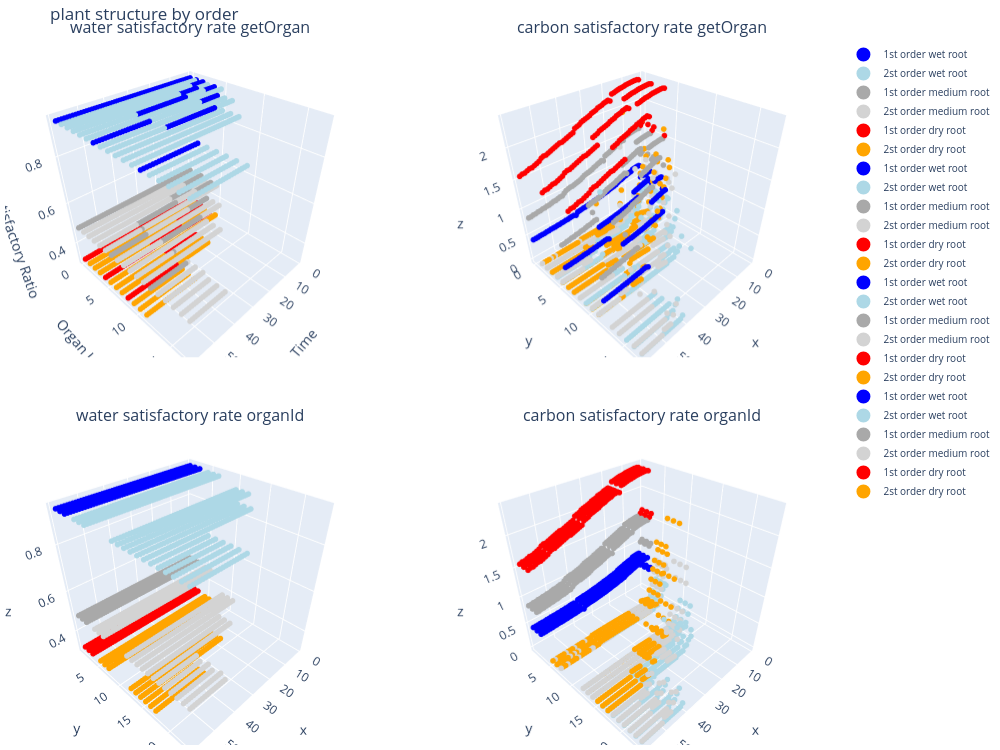

Notebook cell for this chart:
### Code cell
from plotly.subplots import make_subplots
from itertools import cycle

all_trace = []
all_name = ["1st order wet root", "2st order wet root",
            "1st order medium root","2st order medium root",
            "1st order dry root","2st order dry root",
           "1st order wet root", "2st order wet root",
            "1st order medium root","2st order medium root",
            "1st order dry root","2st order dry root",
           "1st order wet root", "2st order wet root",
            "1st order medium root","2st order medium root",
            "1st order dry root","2st order dry root",
           "1st order wet root", "2st order wet root",
            "1st order medium root","2st order medium root",
            "1st order dry root","2st order dry root",]
for j,name in enumerate(name_list[0:3]):
    df = read_filter(name)
    df = df["rw_satis"]
    all_trace.append(df[df["order"] == 1])
    all_trace.append(df[df["order"] == 2])
for j,name in enumerate(name_list[0:3]):
    df = read_filter(name)
    df = df["rw_satis"]
    all_trace.append(df[df["order"] == 1])
    all_trace.append(df[df["order"] == 2])
    
    
for j,name in enumerate(name_list[0:3]):
    df = read_filter(name)
    df = df["c_satis"]
    all_trace.append(df[df["order"] == 1])
    all_trace.append(df[df["order"] == 2])
    
for j,name in enumerate(name_list[0:3]):
    df = read_filter(name)
    df = df["c_satis"]
    all_trace.append(df[df["order"] == 1])
    all_trace.append(df[df["order"] == 2])
fig =  make_subplots(rows=2, cols=2,
                    specs=[[{'is_3d': True},{'is_3d': True} ], [{'is_3d': True}, {'is_3d': True}]],
                    print_grid=False, subplot_titles=["water satisfactory rate getOrgan", 
                                                      
                                                      "carbon satisfactory rate getOrgan",
                                                       "water satisfactory rate organId",
                                                       "carbon satisfactory rate organId"],
                    horizontal_spacing = 0.1,
                     vertical_spacing = 0.1,
                    
                    )
column_list = ["rw_satis","rw_satis","rw_satis","rw_satis","rw_satis","rw_satis",              
               "rw_satis","rw_satis","rw_satis","rw_satis","rw_satis","rw_satis",
                "c_satis","c_satis","c_satis","c_satis" , "c_satis","c_satis","c_satis","c_satis" ,
               "c_satis","c_satis","c_satis","c_satis", "c_satis","c_satis","c_satis","c_satis" ]  
order_list = [1,2,1,2,1,2,
              1,2,1,2,1,2,
              1,2,1,2,1,2,
              1,2,1,2,1,2
             ]

f_row = [1,1,1,1,1,1,
        2,2,2,2,2,2,
        1,1,1,1,1,1,
        2,2,2,2,2,2]
f_column = [1,1,1,1,1,1,
            1,1,1,1,1,1,
            2,2,2,2,2,2, 
            2,2,2,2,2,2,]

organ_name = ["organ_id","organ_id","organ_id","organ_id","organ_id","organ_id",
             "organ_id2","organ_id2","organ_id2","organ_id2","organ_id2","organ_id2",
             "organ_id","organ_id","organ_id","organ_id","organ_id","organ_id",
             "organ_id2","organ_id2","organ_id2","organ_id2","organ_id2","organ_id2",]

color_name = ["blue" ,"lightblue","darkgrey","lightgrey","red","orange",
             "blue" ,"lightblue","darkgrey","lightgrey","red","orange",
              "blue" ,"lightblue","darkgrey","lightgrey","red","orange",
              "blue" ,"lightblue","darkgrey","lightgrey","red","orange",
            
             ]

for j,df in enumerate(all_trace):

#     k = [{"1":"#1f77b4", "2":"#419ede" }, {"1":"#1c2f2f", "2":"#4c7f7f" }, {"1" : "#73141d", "2" : "#de4150"}]
   



    fig.add_trace(
        go.Scatter3d(
            x=df["time"],
            y=df[organ_name[j]],
            z=df[column_list[j]],
#             mode='lines+markers',
            mode='markers',
#             line={"color":cm[df["rw_satis"]], "width" : 8},
            marker=dict(
            color= color_name[j],
            size=3,
            line=dict(
                color=color_name[j],
                width=1)
        ),
            name=all_name[j]
            
     
    ),
           row=f_row[j], col=f_column[j]
    )
        


        
# fig.update_layout(title = 'Locales', width=1950, height=750, plot_bgcolor='rgb(255,255,255)')

scence = dict(
                    xaxis = dict(
                         backgroundcolor="rgb(250, 250, 250)",
                         gridcolor="lightgrey",
                         showbackground=True,
                         zerolinecolor="black",),
                    yaxis = dict(
                        backgroundcolor="rgb(250, 250,250)",
                        gridcolor="lightgrey",
                        showbackground=True,
                        zerolinecolor="black"),
                    zaxis = dict(
                        backgroundcolor="rgb(250, 250,250)",
                        gridcolor="lightgrey",
                        showbackground=True,
                        zerolinecolor="black",),)
# fig.update_layout(scene = scence,
#                     width=700,
#                     margin=dict(
#                     r=10, l=10,
#                     b=10, t=10)
#                   )

# fig.update_layout(scene2 = scence,
#                     width=700,
#                     margin=dict(
#                     r=10, l=10,
#                     b=10, t=10)
#                   )


# fig.update_layout(scene3 = scence,
#                     width=1800,
#                     margin=dict(
#                     r=10, l=10,
#                     b=10, t=10)
#                   )


# camera = dict(
# eye=dict(x=0, y=2, z=0.1))
    

# fig.update_layout(scene_camera=camera)
# fig.update_layout(scene2_camera=camera)
# fig.update_layout(scene3_camera=camera)

fig.update_layout(autosize=True, 
                  legend = {"font" : dict( size= 10 ), "itemsizing" : "constant",},
                  scene = dict(
                    xaxis_title='Time ',
                    yaxis_title='Organ Id',
                    zaxis_title=' Water Satisfactory Ratio'),
                    width=1000,
                    height = 750,

                    margin=dict(r=5, b=5, l=5, t=40), title_text= "plant structure by order")


fig.show()

### Figure 1 — Plotly figure (JSON) as saved in the notebook; plotly's stock layout.template omitted (floating-point values rounded to 4 significant figures; data arrays with more than 128 entries replaced by an {"elided": "..."} marker saying what was removed)
{"data": [{"marker": {"color": "blue", "line": {"color": "blue", "width": 1}, "size": 3}, "mode": "markers", "name": "1st order wet root", "scene": "scene", "type": "scatter3d", "x": {"elided": "177 int values"}, "y": {"elided": "177 int values"}, "z": {"elided": "177 float values"}}, {"marker": {"color": "lightblue", "line": {"color": "lightblue", "width": 1}, "size": 3}, "mode": "markers", "name": "2st order wet root", "scene": "scene", "type": "scatter3d", "x": {"elided": "585 int values"}, "y": {"elided": "585 int values"}, "z": {"elided": "585 float values"}}, {"marker": {"color": "darkgrey", "line": {"color": "darkgrey", "width": 1}, "size": 3}, "mode": "markers", "name": "1st order medium root", "scene": "scene", "type": "scatter3d", "x": {"elided": "177 int values"}, "y": {"elided": "177 int values"}, "z": {"elided": "177 float values"}}, {"marker": {"color": "lightgrey", "line": {"color": "lightgrey", "width": 1}, "size": 3}, "mode": "markers", "name": "2st order medium root", "scene": "scene", "type": "scatter3d", "x": {"elided": "528 int values"}, "y": {"elided": "528 int values"}, "z": {"elided": "528 float values"}}, {"marker": {"color": "red", "line": {"color": "red", "width": 1}, "size": 3}, "mode": "markers", "name": "1st order dry root", "scene": "scene", "type": "scatter3d", "x": {"elided": "177 int values"}, "y": {"elided": "177 int values"}, "z": {"elided": "177 float values"}}, {"marker": {"color": "orange", "line": {"color": "orange", "width": 1}, "size": 3}, "mode": "markers", "name": "2st order dry root", "scene": "scene", "type": "scatter3d", "x": {"elided": "372 int values"}, "y": {"elided": "372 int values"}, "z": {"elided": "372 float values"}}, {"marker": {"color": "blue", "line": {"color": "blue", "width": 1}, "size": 3}, "mode": "markers", "name": "1st order wet root", "scene": "scene3", "type": "scatter3d", "x": {"elided": "177 int values"}, "y": {"elided": "177 int values"}, "z": {"elided": "177 float values"}}, {"marker": {"color": "lightblue", "line": {"color": "lightblue", "width": 1}, "size": 3}, "mode": "markers", "name": "2st order wet root", "scene": "scene3", "type": "scatter3d", "x": {"elided": "585 int values"}, "y": {"elided": "585 int values"}, "z": {"elided": "585 float values"}}, {"marker": {"color": "darkgrey", "line": {"color": "darkgrey", "width": 1}, "size": 3}, "mode": "markers", "name": "1st order medium root", "scene": "scene3", "type": "scatter3d", "x": {"elided": "177 int values"}, "y": {"elided": "177 int values"}, "z": {"elided": "177 float values"}}, {"marker": {"color": "lightgrey", "line": {"color": "lightgrey", "width": 1}, "size": 3}, "mode": "markers", "name": "2st order medium root", "scene": "scene3", "type": "scatter3d", "x": {"elided": "528 int values"}, "y": {"elided": "528 int values"}, "z": {"elided": "528 float values"}}, {"marker": {"color": "red", "line": {"color": "red", "width": 1}, "size": 3}, "mode": "markers", "name": "1st order dry root", "scene": "scene3", "type": "scatter3d", "x": {"elided": "177 int values"}, "y": {"elided": "177 int values"}, "z": {"elided": "177 float values"}}, {"marker": {"color": "orange", "line": {"color": "orange", "width": 1}, "size": 3}, "mode": "markers", "name": "2st order dry root", "scene": "scene3", "type": "scatter3d", "x": {"elided": "372 int values"}, "y": {"elided": "372 int values"}, "z": {"elided": "372 float values"}}, {"marker": {"color": "blue", "line": {"color": "blue", "width": 1}, "size": 3}, "mode": "markers", "name": "1st order wet root", "scene": "scene2", "type": "scatter3d", "x": {"elided": "177 int values"}, "y": {"elided": "177 int values"}, "z": {"elided": "177 float values"}}, {"marker": {"color": "lightblue", "line": {"color": "lightblue", "width": 1}, "size": 3}, "mode": "markers", "name": "2st order wet root", "scene": "scene2", "type": "scatter3d", "x": {"elided": "585 int values"}, "y": {"elided": "585 int values"}, "z": {"elided": "585 float values"}}, {"marker": {"color": "darkgrey", "line": {"color": "darkgrey", "width": 1}, "size": 3}, "mode": "markers", "name": "1st order medium root", "scene": "scene2", "type": "scatter3d", "x": {"elided": "177 int values"}, "y": {"elided": "177 int values"}, "z": {"elided": "177 float values"}}, {"marker": {"color": "lightgrey", "line": {"color": "lightgrey", "width": 1}, "size": 3}, "mode": "markers", "name": "2st order medium root", "scene": "scene2", "type": "scatter3d", "x": {"elided": "528 int values"}, "y": {"elided": "528 int values"}, "z": {"elided": "528 float values"}}, {"marker": {"color": "red", "line": {"color": "red", "width": 1}, "size": 3}, "mode": "markers", "name": "1st order dry root", "scene": "scene2", "type": "scatter3d", "x": {"elided": "177 int values"}, "y": {"elided": "177 int values"}, "z": {"elided": "177 float values"}}, {"marker": {"color": "orange", "line": {"color": "orange", "width": 1}, "size": 3}, "mode": "markers", "name": "2st order dry root", "scene": "scene2", "type": "scatter3d", "x": {"elided": "372 int values"}, "y": {"elided": "372 int values"}, "z": {"elided": "372 float values"}}, {"marker": {"color": "blue", "line": {"color": "blue", "width": 1}, "size": 3}, "mode": "markers", "name": "1st order wet root", "scene": "scene4", "type": "scatter3d", "x": {"elided": "177 int values"}, "y": {"elided": "177 int values"}, "z": {"elided": "177 float values"}}, {"marker": {"color": "lightblue", "line": {"color": "lightblue", "width": 1}, "size": 3}, "mode": "markers", "name": "2st order wet root", "scene": "scene4", "type": "scatter3d", "x": {"elided": "585 int values"}, "y": {"elided": "585 int values"}, "z": {"elided": "585 float values"}}, {"marker": {"color": "darkgrey", "line": {"color": "darkgrey", "width": 1}, "size": 3}, "mode": "markers", "name": "1st order medium root", "scene": "scene4", "type": "scatter3d", "x": {"elided": "177 int values"}, "y": {"elided": "177 int values"}, "z": {"elided": "177 float values"}}, {"marker": {"color": "lightgrey", "line": {"color": "lightgrey", "width": 1}, "size": 3}, "mode": "markers", "name": "2st order medium root", "scene": "scene4", "type": "scatter3d", "x": {"elided": "528 int values"}, "y": {"elided": "528 int values"}, "z": {"elided": "528 float values"}}, {"marker": {"color": "red", "line": {"color": "red", "width": 1}, "size": 3}, "mode": "markers", "name": "1st order dry root", "scene": "scene4", "type": "scatter3d", "x": {"elided": "177 int values"}, "y": {"elided": "177 int values"}, "z": {"elided": "177 float values"}}, {"marker": {"color": "orange", "line": {"color": "orange", "width": 1}, "size": 3}, "mode": "markers", "name": "2st order dry root", "scene": "scene4", "type": "scatter3d", "x": {"elided": "372 int values"}, "y": {"elided": "372 int values"}, "z": {"elided": "372 float values"}}], "layout": {"annotations": [{"font": {"size": 16}, "showarrow": false, "text": "water satisfactory rate getOrgan", "x": 0.225, "xanchor": "center", "xref": "paper", "y": 1, "yanchor": "bottom", "yref": "paper"}, {"font": {"size": 16}, "showarrow": false, "text": "carbon satisfactory rate getOrgan", "x": 0.775, "xanchor": "center", "xref": "paper", "y": 1, "yanchor": "bottom", "yref": "paper"}, {"font": {"size": 16}, "showarrow": false, "text": "water satisfactory rate organId", "x": 0.225, "xanchor": "center", "xref": "paper", "y": 0.45, "yanchor": "bottom", "yref": "paper"}, {"font": {"size": 16}, "showarrow": false, "text": "carbon satisfactory rate organId", "x": 0.775, "xanchor": "center", "xref": "paper", "y": 0.45, "yanchor": "bottom", "yref": "paper"}], "autosize": true, "height": 750, "legend": {"font": {"size": 10}, "itemsizing": "constant"}, "margin": {"b": 5, "l": 5, "r": 5, "t": 40}, "scene": {"domain": {"x": [0, 0.45], "y": [0.55, 1]}, "xaxis": {"title": {"text": "Time "}}, "yaxis": {"title": {"text": "Organ Id"}}, "zaxis": {"title": {"text": " Water Satisfactory Ratio"}}}, "scene2": {"domain": {"x": [0.55, 1], "y": [0.55, 1]}}, "scene3": {"domain": {"x": [0, 0.45], "y": [0, 0.45]}}, "scene4": {"domain": {"x": [0.55, 1], "y": [0, 0.45]}}, "title": {"text": "plant structure by order"}, "width": 1000}}
